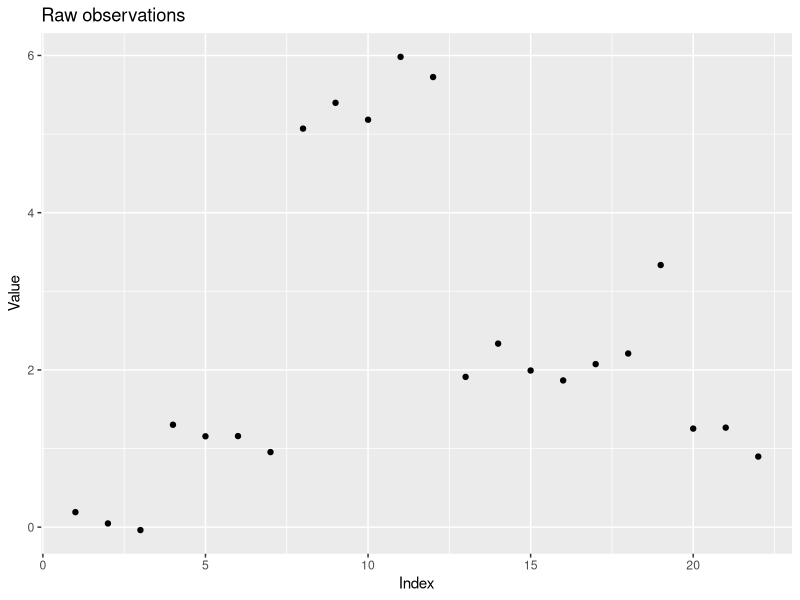

Recreate this plot in R. (Note: this script raises an error after producing the figure.)
### Author: Eric Kalosa-Kenyon
### STA 243 Hw2 - Genetic algorithms

##### BEGIN

### Purpose of this algorithm
#   The goal of this program is to find an optimal solution for a piecewise
#   constant regression problem. The method used is genetic algorithms.
#   Chromosomes are binary representations of the presense or absense of
#   discontinuities in the fitted piecewise constant regression.

### Pseudocode overview
# Generate observations used for regression
# Parameterize algorithm
# Initialize random population
# Until convergence
#   Calculate fitness in current generation
#   Mate individuals proportional to fitness
# Plot result

### BEGIN: Code
rm(list=ls())

## Imports
library("ggplot2")
library("dplyr")

## Subroutines
random_chromosome = function(num_genes, nucleobases=c(0,1)){
    # Generates a chromosome
    #   lenght of chromosome is (num_genes)
    #   each element of the chromosome is an element of (nucleobases)
    x = sample(nucleobases, num_genes, replace=TRUE)
    x = paste(x, collapse='')
    return(x)
}

mate_chromosomes = function(parents, xr=0.1, mr=0.1){
    # Produce a single offspring from parent chromosomes (p1, p2) with a
    # crossover rate (xr) and a mutation rate (mr)

    p1 = parents[1]
    p2 = parents[2]
    browser()
    stopifnot(nchar(p1) == nchar(p2))

    child = paste(rep("0", nchar(p1)), collapse='') # initialize child "000..."

    w = 1 # crossover parameter
    for(i in 1:nchar(p1)){

        # Give child parents' genes for each gene (i)
        #   from p1 if w == 1
        #   from p2 if w == 0
        if(w){
            child[i] = p1[i]
        }else{
            child[i] = p2[i]
        }

        # Mutate gene
        if(runif(1)<mr){
            child[i] = (child[i] + 1) %% 2
        }

        # Crossover if required
        if(runif(1)<xr){
            w = (w + 1) %% 2
        }
    }
    return(child)
}

loss_fxn = function(segment_observns){
    # Sum of square distance from mean
    return(
        sum((segment_observns - mean(segment_observns))^2)
    )
}

fitness = function(population, raw, complexity="AIC"){
    # Calculate fitness for each individual in the population relative to the
    #   raw data.
    #   Complexity is either "AIC" or "MDL". Raw is the raw data to fit.
    # TODO: Incorporate complexity loss as option of MDL, AIC
    # Return a vector of floats between 0 and 1.
    #   The AIC and MDL are normalized to [0,1]

    # Check that input is ok
    stopifnot(nchar(population$Chromosomes[1]) + 1 == length(raw))
    stopifnot(complexity == "AIC" || complexity == "MDL")

    # Initialize parameters
    losses = c()
    K = dim(population)[1]  # (K) is number of individuals in population

    for(k in 1:K){ # for each individual in the population
        x = population$Chromosome[k] # the individual's chromosome
        segment_observations = c(raw[1])
        loss = 0 # initialize base loss to 0

        for(i in 1:nchar(x)){ # for each gene in the chromosome
            g = as.integer(substr(x, i, i)) # extract the gene from the string

            if(g){ # if the gene indicates a breakpoint
                # calculate and increment overall loss by segment loss
                loss = loss + loss_fxn(segment_observations)
                segment_observations = c(raw[i+1]) # reset to next segment

            }else{ # if the gene does not indicate a breakpoint
                # extend the segment
                segment_observations = c(segment_observations, raw[i+1])
            }
        }

        # Calculate loss for final segment
        loss = loss + loss_fxn(segment_observations)

        losses = c(losses, loss) # record that individual's loss
    }

    # Penalize for complexity
    if(complexity=="AIC"){
        ns_params = sapply( # vector of integers summing number of breakpoints
                        lapply(
                            strsplit(population$Chromosome,""),
                            as.integer),
                        sum) + 1 # number of constants is breaks + 1
        # AIC is k-ln(L)
        #   because L proportional to e^(-sum((x-u)^2)),
        #   ln(L) is proportional to -sum(square error)
        #   losses is vector of sum(square losses) so
        AIC = ns_params + losses # this can be further parameterized
        fitnesses = -AIC + max(AIC) + 0.001 # low AIC is high fitness

    }else if(complexity=="MDL"){
        browser()
    }

    browser()
    fitnesses = fitnesses/max(fitnesses) # normalize to (0,1)
    return(fitnesses)
}

## Generate observations
# TODO: replace simple raw data with the generator given in the homework
raw = c(0,0,0,1,1,1,1,5,5,5,6,6,2,2,2,2,2,2,3,1,1,1)
truth = "001000100101000001100"
sd = 0.3
N = length(raw)
raw = raw + rnorm(N, sd=sd)

# Plot the generated data
raw_df = data.frame(y=raw, x=1:length(raw))
plt1 = ggplot(raw_df, aes(x=x, y=y)) +
    geom_point() +
    xlab("Index") + ylab("Value") +
    ggtitle("Raw observations")

## Parameterize algoritm and initialize major objects
pop_col_names = c("Chromosome", "Fitness", "Generation")
pop = data.frame(matrix(ncol = 3, nrow = 0))   # Holds all individuals
colnames(pop) = pop_col_names
K = 20  # Number of chromosomes in each generation
G = 70  # Maximum number of generations

## Initialize first generation
g = 1
for(i in 1:K){
    x = random_chromosome(num_genes=N-1) # returns string of 1s and 0s
    individual = c(x, NA, g)
    pop[dim(pop)[1]+1,] = individual
}

## Calculate fitness and mate each generation
which_penalty = "AIC" # or "MDL", both are calculated
for(g in 2:G){
    parent_generation = pop[pop$Generation == g-1,]
    parent_aic_mdl = fitness(parent_generation, raw)
    # Put parent fitness into main dataframe
    pop[rownames(parent_generation),]$Fitness = parent_aic_mdl
    parent_generation$Fitness = parent_aic_mdl # inelegant but effective

    for(k in 1:K){
        parents = sample_n(parent_generation,
                         2,
                         replace=FALSE,
                         weight=Fitness)
        parent_chromosomes = parents$Chromosome
        child_chromosome = mate_chromosomes(parent_chromosomes)
        child = c(child_chromosome, NA, g)
        pop[dim(pop)[1]+1,] = child
    }
}
#TODO: plot max_fitness as a function of generation

## Recover and plot max fitness chromosome
max_fitness_chromosome = pop$Chromosome[pop$Fitness == max(pop$Fitness)]
#TODO: ensure there is only one max_fitness_chromosome
#TODO: plot this chromosome with the raw data

##### END: Genetic algorithm

### NOTES:

# stopifnot(a==b) # R's version of assert

# # Given function in hw handout, used for evaluating fitness
# truefunction<-function(x){
#     t <- c(0.1, 0.13, 0.15, 0.23, 0.25, 0.4, 0.44, 0.65, 0.76, 0.78, 0.81)
#     h <- c(4, -5, 3, -4, 5, -4.2, 2.1, 4.3, -3.1, 2.1, -4.2)
#     temp <- 0
#     for(i in 1:11) {
#         temp <- temp + h[i]/2 * (1 + sign(x - t[i]))
#     }
#     return(temp)
# }
# n<-512
# x<-(0:(n-1))/n
# f<-truefunction(x)
# set.seed(0401)
# y<-f+rnorm(f)/3
# plot(x,y)
# lines(x,f)
